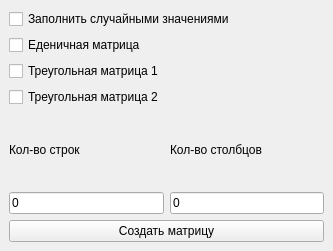
<?xml version="1.0" encoding="UTF-8"?>
<ui version="4.0">
 <class>MainWindow</class>
 <widget class="QMainWindow" name="MainWindow">
  <property name="geometry">
   <rect>
    <x>0</x>
    <y>0</y>
    <width>333</width>
    <height>251</height>
   </rect>
  </property>
  <property name="windowTitle">
   <string>Параметры матрицы</string>
  </property>
  <widget class="QWidget" name="centralwidget">
   <layout class="QVBoxLayout" name="verticalLayout_2">
    <item>
     <layout class="QVBoxLayout" name="verticalLayout">
      <item>
       <widget class="QCheckBox" name="checkBox_randomValues">
        <property name="text">
         <string>Заполнить случайными значениями</string>
        </property>
        <property name="checked">
         <bool>false</bool>
        </property>
       </widget>
      </item>
      <item>
       <widget class="QCheckBox" name="checkBox_unitMatrix">
        <property name="text">
         <string>Еденичная матрица</string>
        </property>
       </widget>
      </item>
      <item>
       <widget class="QCheckBox" name="checkBox_triangularMatrix_1">
        <property name="text">
         <string>Треугольная матрица 1</string>
        </property>
       </widget>
      </item>
      <item>
       <widget class="QCheckBox" name="checkBox_triangularMatrix_2">
        <property name="text">
         <string>Треугольная матрица 2</string>
        </property>
       </widget>
      </item>
     </layout>
    </item>
    <item>
     <layout class="QHBoxLayout" name="horizontalLayout_2">
      <item>
       <widget class="QLabel" name="label">
        <property name="text">
         <string>Кол-во строк</string>
        </property>
       </widget>
      </item>
      <item>
       <widget class="QLabel" name="label_2">
        <property name="text">
         <string>Кол-во столбцов</string>
        </property>
       </widget>
      </item>
     </layout>
    </item>
    <item>
     <layout class="QHBoxLayout" name="horizontalLayout">
      <item>
       <widget class="QLineEdit" name="lineEdit_rows">
        <property name="text">
         <string>0</string>
        </property>
       </widget>
      </item>
      <item>
       <widget class="QLineEdit" name="lineEdit_columns">
        <property name="text">
         <string>0</string>
        </property>
       </widget>
      </item>
     </layout>
    </item>
    <item>
     <widget class="QPushButton" name="pushButton_create">
      <property name="text">
       <string>Создать матрицу</string>
      </property>
     </widget>
    </item>
   </layout>
  </widget>
 </widget>
 <resources/>
 <connections/>
</ui>
